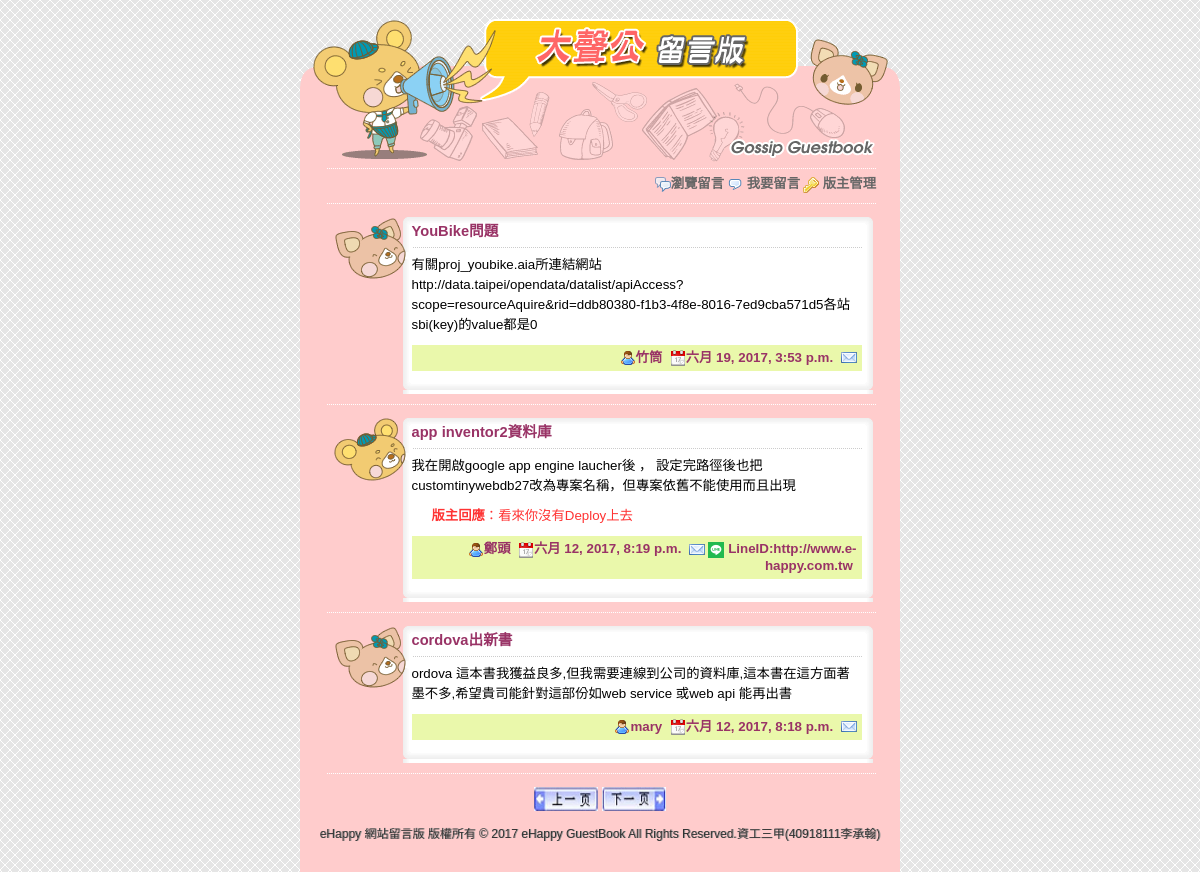
The app's page /index/next/ with its own data.
### boardapp/models.py (models this page shows, shortened)
class BoardUnit(models.Model):
    bname = models.CharField(max_length=20, null=False)
    bgender = models.CharField(max_length=2, default='m', null=False)
    bsubject = models.CharField(max_length=100, null=False)
    btime = models.DateTimeField(auto_now=True)
    bmail = models.EmailField(max_length=100, blank=True, default='')
    bweb = models.CharField(max_length=200, blank=True, default='')
    bcontent = models.TextField(null=False)
    bresponse = models.TextField(blank=True, default='')

### boardapp/views.py (the view)
# urls.py: path('', views.index),
def index(request, pageindex=None):  #首頁
	global page  #重複開啟本網頁時需保留 page1 的值
	pagesize = 3  #每頁顯示的資料筆數
	boardall = models.BoardUnit.objects.all().order_by('-id')  #讀取資料表,依時間遞減排序
	datasize = len(boardall)  #資料筆數
	totpage = math.ceil(datasize / pagesize)  #總頁數
	if pageindex==None:  #無參數
		page = 0
		boardunits = models.BoardUnit.objects.order_by('-id')[:pagesize]
	elif pageindex=='prev':  #上一頁
		start = (page-1)*pagesize  #該頁第1筆資料
		if start >= 0:  #有前頁資料就顯示
			boardunits = models.BoardUnit.objects.order_by('-id')[start:(start+pagesize)]
			page -= 1
	elif pageindex=='next':  #下一頁
		start = (page+1)*pagesize  #該頁第1筆資料
		if start < datasize:  #有下頁資料就顯示
			boardunits = models.BoardUnit.objects.order_by('-id')[start:(start+pagesize)]
			page += 1
	currentpage = page + 1  #將目頁前頁面以區域變數傳回html
	return render(request, "index.html", locals())

### templates/index.html (shortened to what this page needs)
{% extends "base.html" %}
{% load static %}
{% block twomenu %}
	<img src="{% static "images/comment.png" %}" width="16" height="16" align="absmiddle" /> <a href="/post/">我要留言</a>
	<img src="{% static "images/key.png" %}" width="16" height="16" align="absmiddle" /> <a href="/login/">版主管理</a>
{% endblock %}
{% block content %}
	 </td>
  </tr>
  {% for unit in boardunits %}
	<tr>
	  <td background="{% static "images/g_r3_c3.png" %}">
		  <table width="545" border="0" align="center" cellpadding="0" cellspacing="0" background="{% static "images/g_r5_c4.png" %}"
			<tr>
			  <td valign="top" style="background:url({% static "images/g_r4_c4.png" %}); background-repeat:no-repeat">
				<div class="floorDiv">
					{% if unit.bgender == "m" %}
						<img src="{% static "images/boy.png" %}" width="72" height="63" />
					{% else %}
						<img src="{% static "images/girl.png" %}" width="72" height="63" />
					{% endif %}
				</div>
				<div class="contentDiv">
				  <p class="title">{{unit.bsubject}}</p>
				  <p>{{unit.bcontent}}</p>
				  {% if unit.bresponse != "" %}
					<div class="responseDiv">
					  <p><strong>版主回應</strong>：{{unit.bresponse}}</p>
					</div>
				  {% endif %}
				  <p class="editor"><img src="{% static "images/user.png" %}" width="16" height="16" align="absmiddle">{{unit.bname}}&nbsp;
					<img src="{% static "images/date.png" %}" width="16" height="16" align="absmiddle">{{unit.btime}}&nbsp;
					{% if unit.bmail != "" %}
					  <a href="mailto:{{unit.bmail}}" target="_blank">
					  <img src="{% static "images/email.png" %}" width="16" height="16" border="0" align="absmiddle"></a>
					{% endif %}
					{% if unit.bweb != "" %}
					  <a >
					  <img src="{% static "images/lieee.png" %}" width="16" height="16" border="0" align="absmiddle">
					</a>
					LineID:{{unit.bweb}}&nbsp;
					{% endif %}
				  </p>
				</div>
			  </td>
			</tr>
			<tr>
			  <td><img name="g_r7_c4" src="{% static "images/g_r7_c4.png" %}" width="545" height="12" border="0" alt=""></td>
			</tr>
		  </table>
		  <span class="functionDiv">
			  <img src="{% static "images/g_r9_c3.png" %}" width="600" height="20" border="0" />
		  </span>
  {% empty %}
	<tr>
	  <td background="{% static "images/g_r3_c3.png" %}">
		  <div class="messageDiv"><img src="{% static "images/exclamation.png" %}" width="16" height="16" align="absmiddle"> 目前沒有新的資料，歡迎您留言。</div></td>
	</tr>
  {% endfor %}
	  <tr>
		<td background="{% static "images/g_r3_c3.png" %}">
		  <div class="pagebutton">
		  {% if currentpage > 1 %}
			   <a href="/index/prev/" title="上一頁">
			  <img src="{% static "images/prevpage.png" %}" alt="上一頁" width="64" height="24" /></a>
		  {% endif %}
		  {% if currentpage < totpage %}
			  <a href="/index/next/" title="下一頁">
			  <img src="{% static "images/nextpage.png" %}" alt="下一頁" width="64" height="24" /></a>
		  {% endif %}
		  </div>
		</td>
	  </tr>
	  <tr>
		<td background="{% static "images/g_r3_c3.png" %}">
{% endblock %}

### static/css/style.css (style rules this page uses)
html, body { margin: 0; padding: 0; height: 100%; border: none; }
body { margin-left: 0px; margin-top: 0px; margin-right: 0px; margin-bottom: 0px; background-image: url(images/bg.gif); }
.contentDiv { float: left; width: 450px; margin-top: 0px; margin-right: 10px; margin-bottom: 0px; margin-left: 10px; }
.contentDiv .title { font-family: Arial, Helvetica, sans-serif; font-size: 11pt; line-height: 28px; font-weight: bold; color: #993366; margin-top: 0px; margin-bottom: 5px; }
.contentDiv p { font-family: Arial, Helvetica, sans-serif; font-size: 10pt; line-height: 150%; margin-top: 0px; margin-bottom: 10px; }
.contentDiv .editor { font-family: Arial, Helvetica, sans-serif; font-size: 10pt; line-height: 120%; font-weight: bold; color: #993366; text-align: right; background-color: #EAF8AB; padding: 5px; margin-top: 5px; margin-right: 0px; margin-bottom: 5px; margin-left: 0px; }
.contentDiv .editor a { color: #063; text-decoration: none; }
.contentDiv .responseDiv { color: #F33; margin-top: 0px; margin-right: 5px; margin-bottom: 5px; margin-left: 20px; }
.functionDiv { font-size: 10pt; line-height: 16px; color: #666; }
.functionDiv a { text-decoration: none; font-weight: bold; color: #666; }
.floorDiv { width: 48px; padding-right: 20px; float: left; height: 64px; padding-left: 6px; }
.pagebutton { height: 30px; margin-right: auto; margin-left: auto; text-align: center; }

### records on screen
BoardUnit: bsubject "YouBike問題", bcontent "有關proj_youbike.aia所連結網站http://data.taipei/opendata/datalist/apiAccess?scope=resourceAquire&rid=ddb80380-f1b3-4f8e-8016-7ed9cba571d5各站sbi(key)的value都是0", bname "竹筒", btime "六月 19, 2017, 3:53 p.m."
BoardUnit: bsubject "app inventor2資料庫", bcontent "我在開啟google app engine laucher後 ， 設定完路徑後也把customtinywebdb27改為專案名稱，但專案依舊不能使用而且出現", bresponse "看來你沒有Deploy上去", bname "鄭頭", btime "六月 12, 2017, 8:19 p.m.", bweb "http://www.e-happy.com.tw"
BoardUnit: bsubject "cordova出新書", bcontent "ordova 這本書我獲益良多,但我需要連線到公司的資料庫,這本書在這方面著墨不多,希望貴司能針對這部份如web service 或web api 能再出書", bname "mary", btime "六月 12, 2017, 8:18 p.m."
